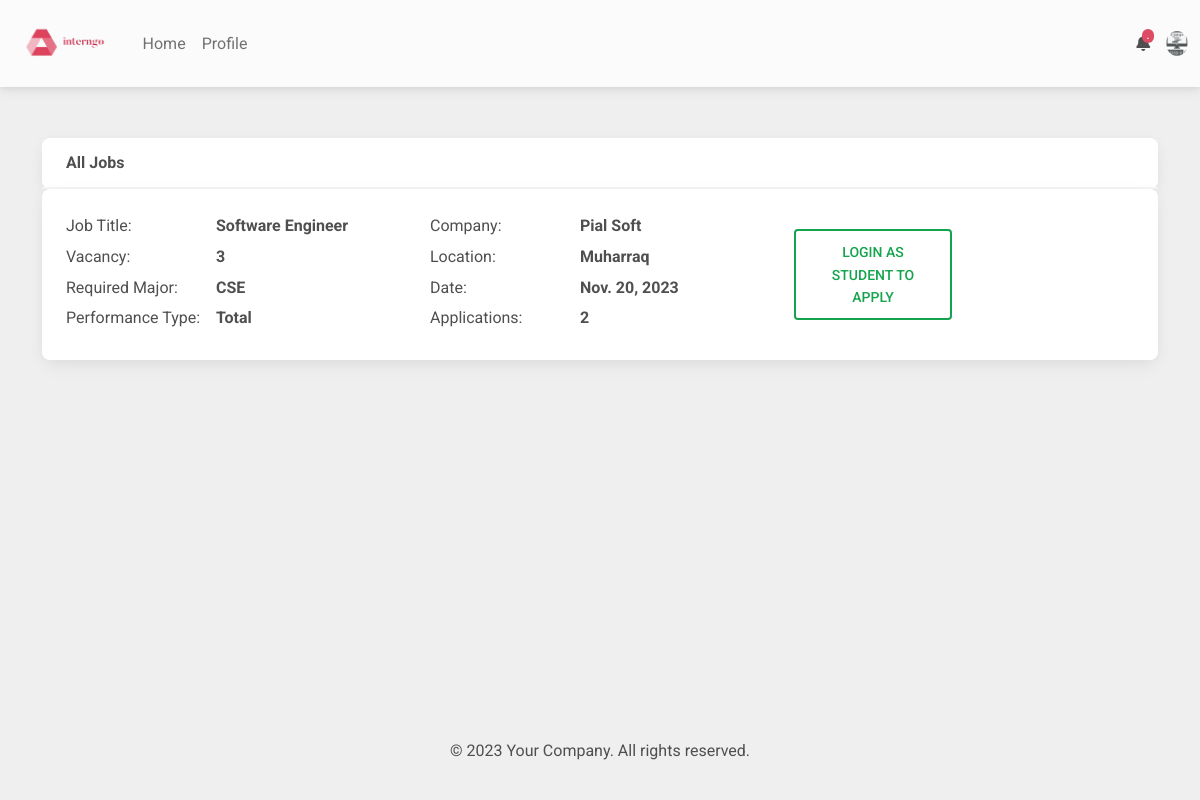
/ (signed in), run on the app's committed database.
### accounts/models.py (models this page shows)
class Company(models.Model):
    user = models.OneToOneField(User, on_delete=models.CASCADE)
    name = models.CharField(max_length=20, blank=True, null=True)
    email = models.EmailField(blank=True, null=True)
    picture = models.ImageField(upload_to='company_images/', blank=True, null=True)

### mainapp/models.py (models this page shows)
class Jobs(models.Model):
    posted_by = models.ForeignKey(Company, on_delete=models.CASCADE, blank=True, null=True)
    job_title = models.TextField(blank=True)
    job_description = models.TextField(blank=True)
    job_location = models.TextField(blank=True)
    number_of_vaccencies = models.IntegerField(default=1)
    applied_bys = models.ManyToManyField(Student, blank=True, null=True)
    date_posted = models.DateField(auto_now_add=True)
    major = models.TextField(blank=True)
    performance_type = models.TextField(blank=True)

### mainapp/views.py (the view)
# urls.py: path('', views.browse_jobs, name='browse_jobs'),
def browse_jobs(request):
    context = {
    }
    user = request.user
    if user.is_authenticated:
        if Student.objects.filter(user=user).count() > 0:
            context['type'] = 'Student'
            context['profile'] = Student.objects.filter(user=user)[0]
            context['notifications'] = NotificationS.objects.filter(student=context['profile']).order_by('-pk')
        elif  Professor.objects.filter(user=user).count() > 0:
            context['type'] = 'Professor'
            context['profile'] = Professor.objects.filter(user=user)[0]
            my_students = Student.objects.filter(my_professor=context['profile'])
            context['my_students'] = my_students
            context['notifications'] = NotificationP.objects.filter(student=context['profile']).order_by('-pk')
        elif Company.objects.filter(user=user).count() > 0:
            context['type'] = 'Company'
            context['profile'] = Company.objects.filter(user=user)[0]
            context['jobs'] = Jobs.objects.filter(posted_by=context['profile']).order_by('-pk')
            context['notifications'] = NotificationC.objects.filter(student=context['profile']).order_by('-pk')
    else:
        pass
    context['all_jobs'] = Jobs.objects.all().order_by('-pk')
    return render(request,'mainapp/browse_jobs.html', context)

### templates/mainapp/browse_jobs.html (shortened to what this page needs)
{% extends 'base.html' %}
{% block main_content %}
<div class="container">
    <br><br>
    <div class="card">
        <div class="card-header">
            <b>All Jobs</b>
        </div>
    </div>
    {% for job in all_jobs %}
    <div class="card mb-2">
        <div class="card-body">
            <div class="row">
                <div class="col-4">
                    <div style="display: flex; flex-direction: column;">
                        <div style="display: flex; margin-bottom: 5px; align-items: baseline;">
                            <span style="min-width: 150px;">Job Title:</span>
                            <b>{{job.job_title}}</b>
                        </div>
                        <div style="display: flex; margin-bottom: 5px; align-items: baseline;">
                            <span style="min-width: 150px;">Vacancy:</span>
                            <b>{{job.number_of_vaccencies}}</b>
                        </div>
                        <div style="display: flex; margin-bottom: 5px; align-items: baseline;">
                            <span style="min-width: 150px;">Required Major:</span>
                            <b>{{job.major}}</b>
                        </div>
                        <div style="display: flex; margin-bottom: 5px; align-items: baseline;">
                            <span style="min-width: 150px;">Performance Type:</span>
                            <b>{{job.performance_type}}</b>
                        </div>
                    </div>
                </div>
                <div class="col-4">
                    <div style="display: flex; flex-direction: column;">
                        <div style="display: flex; margin-bottom: 5px; align-items: baseline;">
                            <span style="min-width: 150px;">Company:</span>
                            <b>{{job.posted_by.name}}</b>
                        </div>
                        <div style="display: flex; margin-bottom: 5px; align-items: baseline;">
                            <span style="min-width: 150px;">Location:</span>
                            <b>{{job.job_location}}</b>
                        </div>
                        <div style="display: flex; margin-bottom: 5px; align-items: baseline;">
                            <span style="min-width: 150px;">Date:</span>
                            <b>{{job.date_posted}}</b>
                        </div>
                        <div style="display: flex; margin-bottom: 5px; align-items: baseline;">
                            <span style="min-width: 150px;">Applications:</span>
                            <b>{{job.applied_bys.all.count}}</b>
                        </div>
                    </div>
                </div>
                <div class="col-2 d-flex align-items-center justify-content-center">
                    {% if user.is_authenticated %}
                        {% if type == "Student" %}
                            {% if profile.student_resume %}
                            <a href="{% url 'apply_to_job' job.pk %}" class="btn btn-outline-success btn-lg">Apply</a>
                            {% else %}
                            <a href="{% url 'home' %}" class="btn btn-outline-success btn-lg">Update Resume To Apply</a>
                            {% endif %}
                        {% else %}
                        <a href="{% url 'login' %}" class="btn btn-outline-success btn-lg">Login as Student To Apply</a>
                        {% endif %}
                    {% else %}
                    <a href="{% url 'login' %}" class="btn btn-outline-success btn-lg">Login To Apply</a>
                    {% endif %}
                </div>
            </div>
        </div>
    </div>
    {% endfor %}
</div>
{% endblock main_content %}

### templates/base.html (shortened to what this page needs)
{% load static %}
<!DOCTYPE html>
<html lang="en">
<head>
    <link href="https://cdnjs.cloudflare.com/ajax/libs/font-awesome/6.0.0/css/all.min.css" rel="stylesheet" />
    <link href="https://cdnjs.cloudflare.com/ajax/libs/mdb-ui-kit/6.4.2/mdb.min.css" rel="stylesheet">
</head>
<body style="background-color: #efefef;">
<nav class="navbar navbar-expand-lg navbar-light bg-light">
    <div class="container-fluid">
      <div class="collapse navbar-collapse" id="navbarSupportedContent">
        <a class="navbar-brand mt-2 mt-lg-0" href="/">
          <img
            src="{% static 'images/logo.png' %}"
            height="60"
            alt="MDB Logo"
            loading="lazy"
          />
        </a>
        <ul class="navbar-nav me-auto mb-2 mb-lg-0">
          <li class="nav-item">
            <a class="nav-link" href="/">Home</a>
          </li>
          {% if user.is_authenticated %}
          <li class="nav-item">
            <a class="nav-link" href="{% url 'home' %}">Profile</a>
          </li>
          {% endif %}
        </ul>
      </div>
      {% if user.is_authenticated %}
      <div class="d-flex align-items-center">
        <div class="dropdown">
          <a
            class="text-reset me-3 dropdown-toggle hidden-arrow"
            href="#"
            id="navbarDropdownMenuLink"
            role="button"
            data-mdb-toggle="dropdown"
            aria-expanded="false"
          >
            <i class="fas fa-bell"></i>
            <span class="badge rounded-pill badge-notification bg-danger">.</span>
          </a>
        </div>
        <div class="dropdown">
          <a
            class="dropdown-toggle d-flex align-items-center hidden-arrow"
            href="#"
            id="navbarDropdownMenuAvatar"
            role="button"
            data-mdb-toggle="dropdown"
            aria-expanded="false"
          >
          {% if profile.picture %}
            <img
              src="{{profile.picture.url}}"
              class="rounded-circle"
              height="25"
              alt="Dp"
              loading="lazy"
            />
            {% endif %}
          </a>
        </div>
      </div>
      {% else %}
      <a href="{% url 'login' %}" class="btn btn-outline-primary">Log In</a>&nbsp;
      <a href="{% url 'company_signup' %}" class="btn btn-outline-success">Company Sign Up</a>&nbsp;
      <a href="{% url 'professor_signup' %}" class="btn btn-outline-danger">Professor Sign Up</a>
      {% endif %}
    </div>
  </nav>
  {% block main_content %}
  {% endblock main_content %}
<br><br><br>
  <div class="footer">
    <p>&copy; 2023 Your Company. All rights reserved.</p>
  </div>
</body>

### templates/base.html (style rules this page uses)
.footer { background-color: #efefef; padding: 20px; text-align: center; position: fixed; bottom: 0; width: 100%; }

### data on the page
Company: picture (picture)
Jobs: job_title "Software Engineer", number_of_vaccencies "3", major "CSE", performance_type "Total", posted_by.name "Pial Soft", job_location "Muharraq", date_posted "Nov. 20, 2023", applied_bys.all.count "2"
